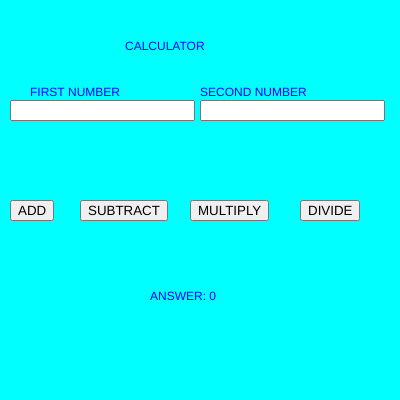
Frame 1 (no input)
Frame 60 (no input): identical to frame 1, image omitted
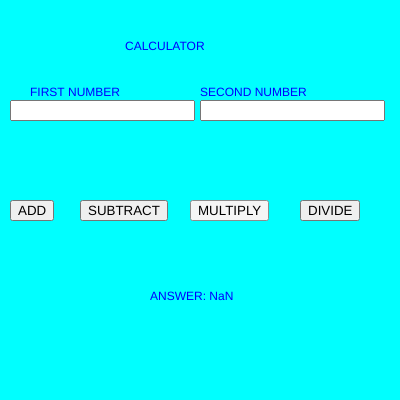
Frame 120 (the mouse pressed at the canvas centre since frame 60)

The p5.js sketch that drew these frames (run headless with seeded random() and noise() and a simulated clock; from frame 60 on, the mouse is pressed at the canvas centre):

// p5.js sketch
// ── sketch.js
var ans=0;
var n1,n2;//varibles to inter numbers
var b1,b2;//buttons
var num1,num2;
function setup() {
createCanvas(400, 400);
n1=createInput();//creates input textbox
n1.position(10,100);
n2=createInput();
n2.position(200,100);
b1=createButton("ADD");
b1.position(10,200);
b1.mousePressed(add);
b2=createButton("SUBTRACT");
b2.position(80,200);
b2.mousePressed(sub);
var b3=createButton("MULTIPLY");
b3.position(190,200);
b3.mousePressed(mul);
var b4=createButton("DIVIDE");
b4.position(300,200);
b4.mousePressed(div);
}
function draw() {
  background("cyan");
  num1=parseInt(n1.value());
  num2=parseInt(n2.value());
  fill("blue");
  text("ANSWER: "+ans,150,300);
  text("FIRST NUMBER",30,96);
  text("SECOND NUMBER",200,96);
  text("CALCULATOR",125,50);
}
function add(){
  ans=num1+num2;
}
function sub(){
  ans=num1-num2;
}
function mousepressed(b2){
sub();
}
function mul(){
  ans=num1*num2;
}
function div(){
  ans=num1/num2;
}
